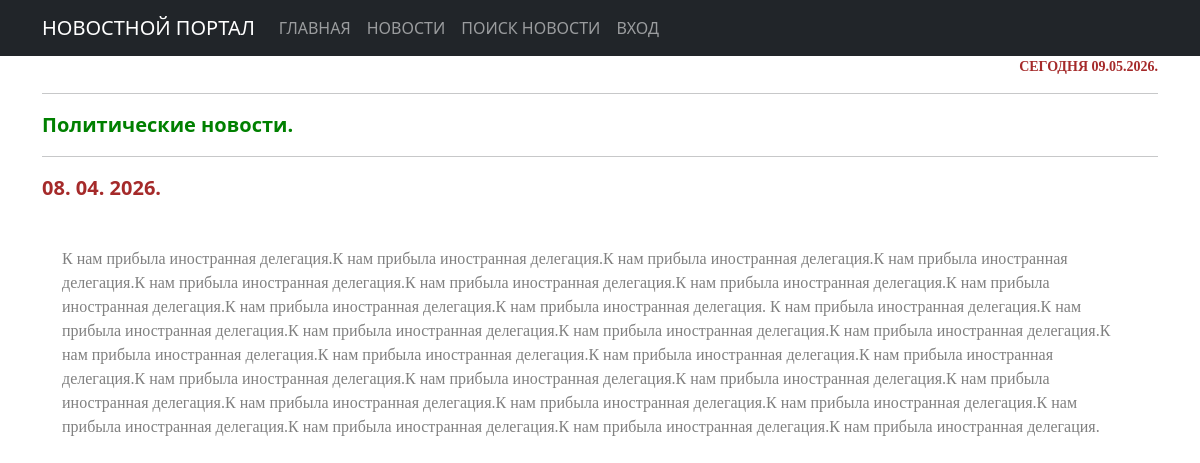
The app's page /news/3/, older data.
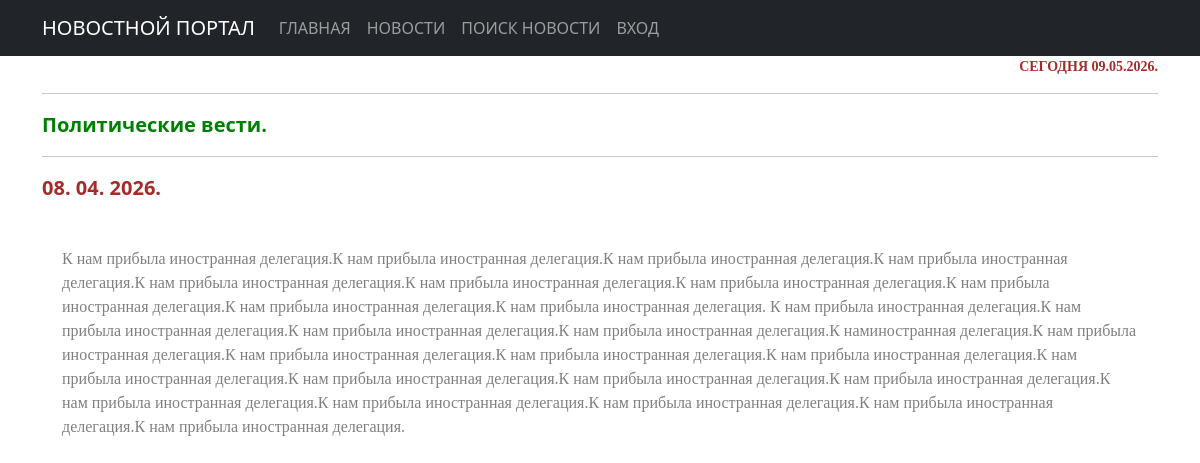
The same page, newer data.
### news/models.py (models this page shows, shortened)
class Post(models.Model):
    ARTICLE = 'AR'
    NEWS = 'NW'
    TYPE_CHOICES = [(ARTICLE, 'Статья'), (NEWS, 'Новость')]
    author = models.ForeignKey(Author, on_delete=models.CASCADE)
    post_type = models.CharField(max_length=2, choices=TYPE_CHOICES, default=ARTICLE)
    created_at = models.DateTimeField(auto_now_add=True)
    categories = models.ManyToManyField(Category, through='PostCategory')
    title = models.CharField(max_length=250)
    text = models.TextField()
    rating = models.IntegerField(default=0)
    class Meta:
        ordering = ['-created_at']

### news/views.py (the view)
# urls.py: path('<int:pk>/', PostDetailView.as_view(), name='post_detail'),
class PostDetailView(DetailView):
    model = Post
    template_name = 'flatpages/post_detail.html'
    context_object_name = 'post'

### news/templatetags/custom_filters.py (called while the page is built)
@register.filter()
def censor(text):
    if not isinstance(text, str):
        raise TypeError("Требуется строка, получено: " + str(type(text).__name__))
    words = text.split()
    result = []
    for word in words:
        clean_word = ""
        punctuation = ""
        for char in word:
            if char.isalpha():
                clean_word += char
            else:
                punctuation += char
        if not clean_word:
            result.append(word)
            continue
        if clean_word.lower() in forbidden_words and clean_word[1:].islower():
            censored = clean_word[0] + '*' * (len(clean_word) - 1)
            result.append(censored + punctuation)
        else:
            result.append(word)
    return " ".join(result)

### news/templatetags/custom_tags.py (called while the page is built)
@register.simple_tag()
def current_time(format_string='%d.%m.%Y.'):
    return datetime.utcnow().strftime(format_string)

### templates/flatpages/post_detail.html
{% extends 'flatpages/default.html' %}
{% load custom_filters %}
{% load custom_tags %}
{% block content %}
<div style="text-align: right; color: brown; font-size: 14px; font-weight: bold; font-family: tahoma;">
    СЕГОДНЯ {% current_time %}
</div>
<hr>
    <div style="text-align: left; color: green; font-size: 20px; font-weight: bold;">
        {{ post.title|censor }}
    </div>
<hr>
    <div style="text-align: left;
    font-size: 20px; color: brown; font-weight: bold;">{{ post.created_at|date:"d. m. Y." }}</div>
<br>
    <div style="text-align: left;
               color: grey; font-family: tahoma; padding: 20px;">
        {{ post.text|censor }}
    </div>
{% endblock %}

Row changes from the older to the newer data that the page shows:
changed Post: title|censor "Политические новости." → "Политические вести."; text|censor "…нам прибыла иностранная делегация.К нам прибыла иностранная делегация.К нам прибыла иностранная делегация.К нам прибыла иностранная делегация.К нам прибыла иностранная…" → "…нам прибыла иностранная делегация.К наминостранная делегация.К нам прибыла иностранная…"
